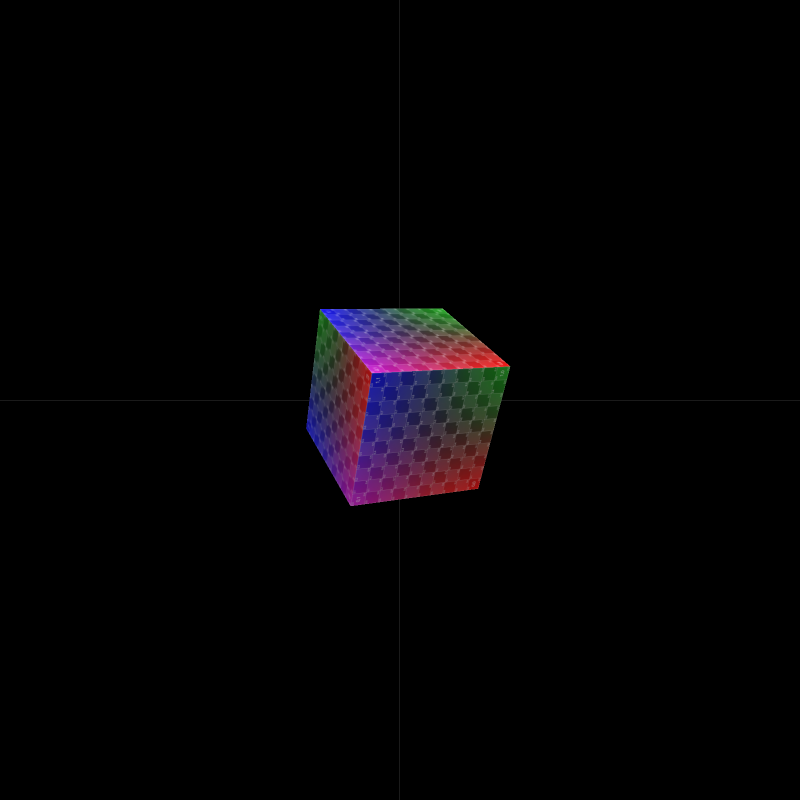
#> input picture test_final_perspective.png, 1600 x 1600 px (shown at 1/2 size)
$ python main.py
#> lines starting #> are read from the running program, lines starting #| are printed output that depends on the picture
"""
@file sobel_demo.py
@brief Sample code using Sobel and/or Scharr OpenCV functions to make a simple Edge Detector
"""
import sys
import cv2 as cv


def main():
    ## [variables]
    # First we declare the variables we are going to use
    window_name = ('Sobel Demo - Simple Edge Detector')
    scale = 0.1
    delta = 2
    ddepth = cv.CV_16S
    ## [variables]

    ## [load]
    # As usual we load our source image (src)
    # Check number of arguments

    src = cv.imread("test_final_perspective.png")
#> src is the input picture: shape (1600, 1600, 3); mean B, G, R 4.4, 2.8, 4.4
    src = cv.resize(src, (800, 800))
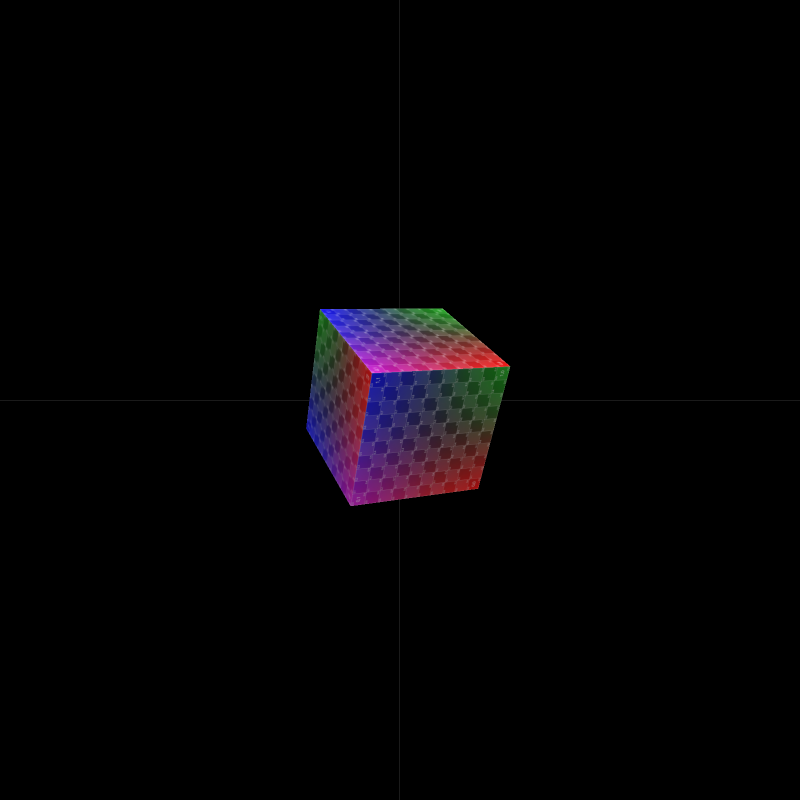
#> src: shape (800, 800, 3); mean B, G, R 4.4, 2.8, 4.4

    # Check if image is loaded fine
    if src is None:
        print ('Error opening image: ')
        return -1
    ## [load]

    ## [reduce_noise]
    # Remove noise by blurring with a Gaussian filter ( kernel size = 3 )
    src = cv.GaussianBlur(src, (3, 3), 0)
    ## [reduce_noise]

    ## [convert_to_gray]
    # Convert the image to grayscale
    gray = cv.cvtColor(src, cv.COLOR_BGR2GRAY)
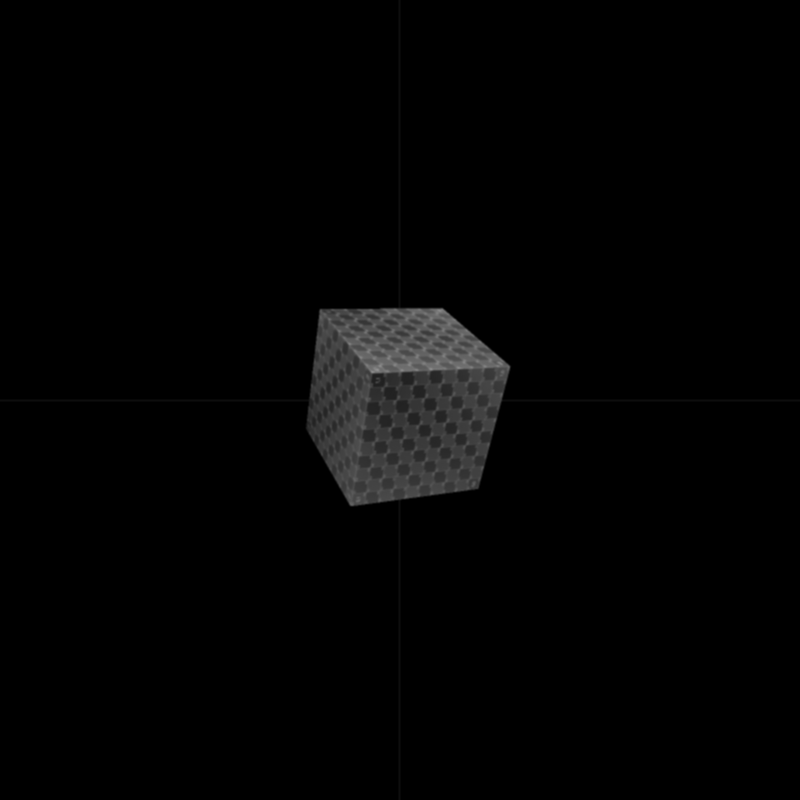
#> gray: shape (800, 800); min 0, max 143, mean 3.4
    ## [convert_to_gray]

    ## [sobel]
    # Gradient-X
    # grad_x = cv.Scharr(gray,ddepth,1,0)
    grad_x = cv.Sobel(gray, ddepth, 1, 0, ksize=3, scale=scale, delta=delta, borderType=cv.BORDER_DEFAULT)
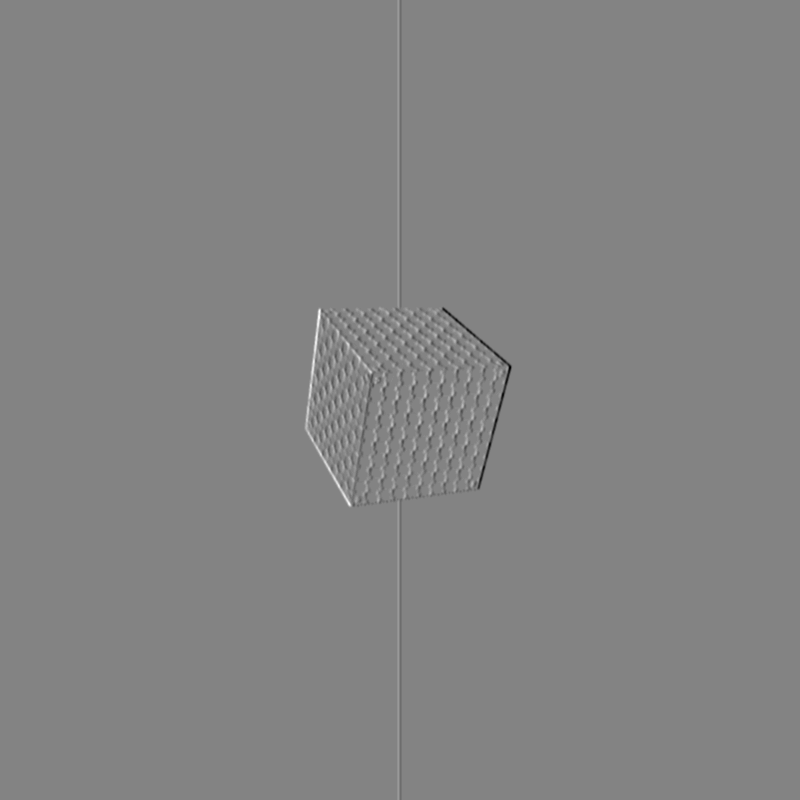
#> grad_x: shape (800, 800) int16; min -28, max 30, mean 2; drawn with min black and max white

    # Gradient-Y
    # grad_y = cv.Scharr(gray,ddepth,0,1)
    grad_y = cv.Sobel(gray, ddepth, 0, 1, ksize=3, scale=scale, delta=delta, borderType=cv.BORDER_DEFAULT)
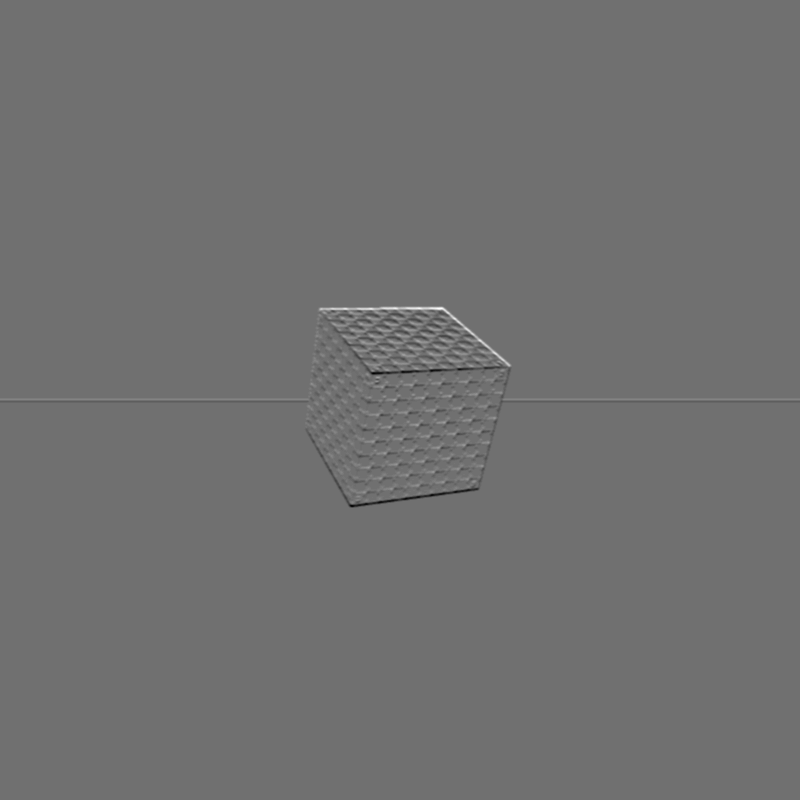
#> grad_y: shape (800, 800) int16; min -29, max 41, mean 2; drawn with min black and max white
    ## [sobel]

    ## [convert]
    # converting back to uint8
    abs_grad_x = cv.convertScaleAbs(grad_x)
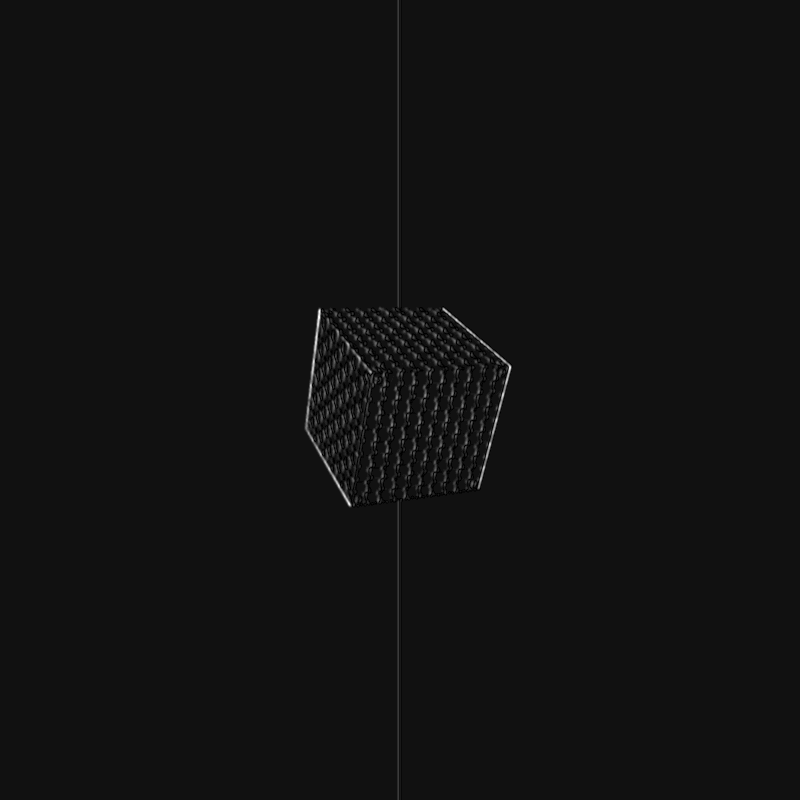
#> abs_grad_x: shape (800, 800); min 0, max 30, mean 2.1; drawn with min black and max white
    abs_grad_y = cv.convertScaleAbs(grad_y)
    ## [convert]

    ## [blend]
    ## Total Gradient (approximate)
    grad = cv.addWeighted(abs_grad_x, 0.5, abs_grad_y, 0.5, 0)
    ## [blend]

    ## [exclude_edges]
    # Exclude edges from the original image by setting them to a background color
    background_color = (255, 255, 255)  # White in BGR format
    result_image = src.copy()
    result_image[grad > 50] = background_color  # Adjust the threshold as needed
    ## [exclude_edges]

    ## [display_result]
    # Display the original and result images
    cv.imshow('Original Image', src)
    cv.imshow('Result Image', result_image)
    cv.waitKey(0)
    ## [display_result]

    ## [export_image]
    # Export the resulting image to a PNG file
    cv.imwrite('C:/Users/Admin/PycharmProjects/sobelProject/final_sobel_perspective.png', result_image)
    ## [export_image]

    return 0

if __name__ == "__main__":
    main()
